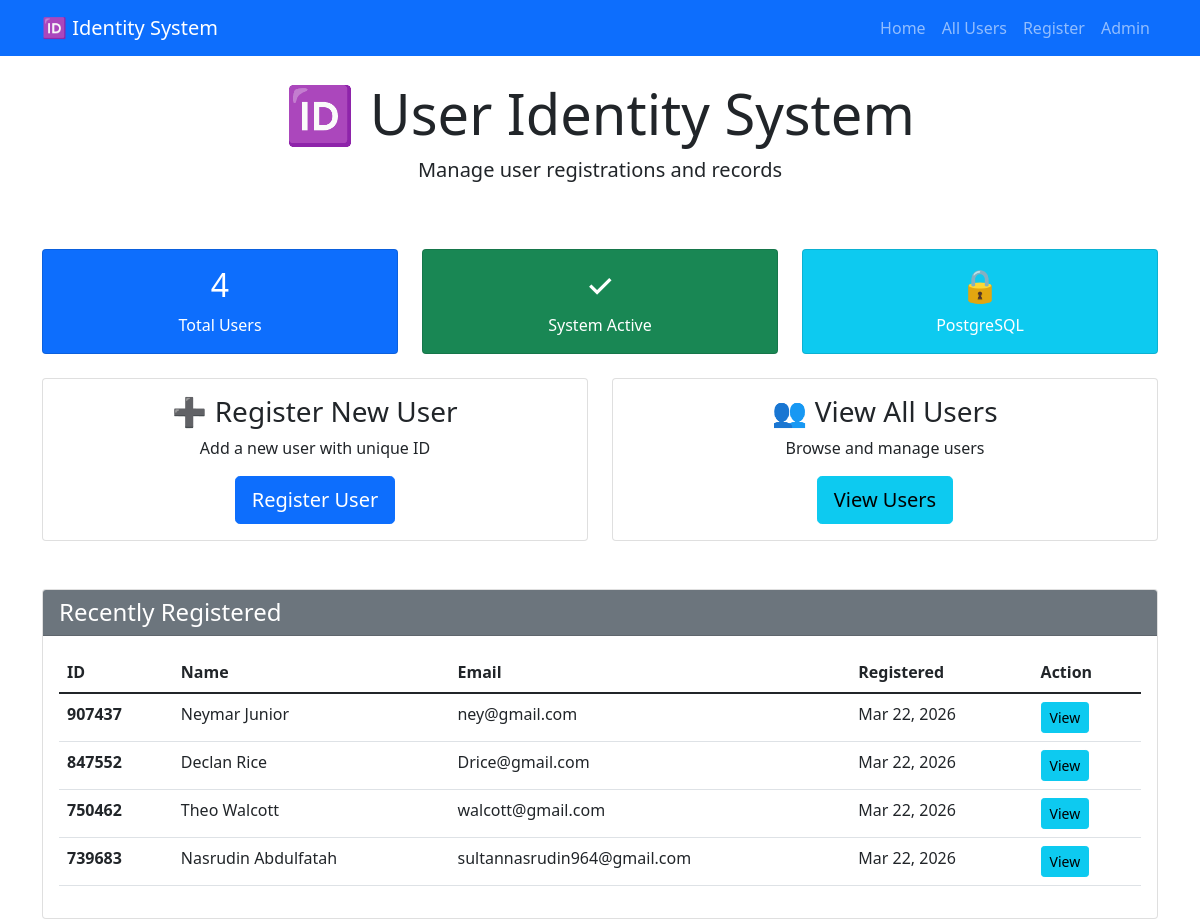
The page / on the database its author committed.
### users/models.py (models this page shows, shortened)
class User(models.Model):
    GENDER_CHOICES = [
        ('M', 'Male'),
        ('F', 'Female'),
        ('O', 'Other'),
    ]
    first_name = models.CharField(max_length=50)
    last_name = models.CharField(max_length=50)
    email = models.EmailField()
    phone_number = models.CharField(max_length=15)  # Changed from 'phone'
    date_of_birth = models.DateField()
    address = models.TextField()
    gender = models.CharField(max_length=10, choices=GENDER_CHOICES)
    photo = models.ImageField(upload_to='photos/', blank=True, null=True)
    unique_hash = models.CharField(max_length=64, unique=True, blank=True)
    user_number = models.IntegerField(unique=True, blank=True, null=True)
    created_at = models.DateTimeField(auto_now_add=True)
    updated_at = models.DateTimeField(auto_now=True)
    @property
    def unique_id(self):
        return str(self.user_number) if self.user_number else ""
    @property
    def full_name(self):
        return f"{self.first_name} {self.last_name}"

### users/views.py (the view)
# urls.py: 2. Add a URL to urlpatterns:  path('', views.home, name='home')
def home(request):
    total_users = User.objects.count()
    recent_users = User.objects.all().order_by('-created_at')[:5]
    context = {
        'total_users': total_users,
        'recent_users': recent_users,
    }
    return render(request, 'users/home.html', context)

### users/templates/users/home.html (shortened to what this page needs)
{% extends "users/base.html" %}
{% block content %}
<div class="row">
    <div class="col-md-12 text-center mb-5">
        <h1 class="display-4">🆔 User Identity System</h1>
        <p class="lead">Manage user registrations and records</p>
    </div>
</div>
<div class="row mb-4">
    <div class="col-md-4">
        <div class="card text-center bg-primary text-white">
            <div class="card-body">
                <h2>{{ total_users }}</h2>
                <p class="mb-0">Total Users</p>
            </div>
        </div>
    </div>
    <div class="col-md-4">
        <div class="card text-center bg-success text-white">
            <div class="card-body">
                <h2>✓</h2>
                <p class="mb-0">System Active</p>
            </div>
        </div>
    </div>
    <div class="col-md-4">
        <div class="card text-center bg-info text-white">
            <div class="card-body">
                <h2>🔒</h2>
                <p class="mb-0">PostgreSQL</p>
            </div>
        </div>
    </div>
</div>
<div class="row mb-5">
    <div class="col-md-6">
        <div class="card h-100">
            <div class="card-body text-center">
                <h3>➕ Register New User</h3>
                <p>Add a new user with unique ID</p>
                <a href="{% url 'register_user' %}" class="btn btn-primary btn-lg">Register User</a>
            </div>
        </div>
    </div>
    <div class="col-md-6">
        <div class="card h-100">
            <div class="card-body text-center">
                <h3>👥 View All Users</h3>
                <p>Browse and manage users</p>
                <a href="{% url 'user_list' %}" class="btn btn-info btn-lg">View Users</a>
            </div>
        </div>
    </div>
</div>
{% if recent_users %}
<div class="row">
    <div class="col-md-12">
        <div class="card">
            <div class="card-header bg-secondary text-white">
                <h4 class="mb-0">Recently Registered</h4>
            </div>
            <div class="card-body">
                <table class="table table-hover">
                    <thead>
                        <tr>
                            <th>ID</th>
                            <th>Name</th>
                            <th>Email</th>
                            <th>Registered</th>
                            <th>Action</th>
                        </tr>
                    </thead>
                    <tbody>
                        {% for user in recent_users %}
                        <tr>
                            <td><strong>{{ user.unique_id }}</strong></td>
                            <td>{{ user.full_name }}</td>
                            <td>{{ user.email }}</td>
                            <td>{{ user.created_at|date:"M d, Y" }}</td>
                            <td>
                                <a href="{% url 'user_detail' user.pk %}" class="btn btn-sm btn-info">View</a>
                            </td>
                        </tr>
                        {% endfor %}
                    </tbody>
                </table>
            </div>
        </div>
    </div>
</div>
{% else %}
<div class="alert alert-info text-center">
    <h4>No Users Yet</h4>
    <p>Start by registering your first user!</p>
    <a href="{% url 'register_user' %}" class="btn btn-primary">Register First User</a>
</div>
{% endif %}
{% endblock %}

### rows shown on the page
User: unique_id "907437", full_name "Neymar Junior", email "ney@gmail.com", created_at "Mar 22, 2026"
User: unique_id "847552", full_name "Declan Rice", email "Drice@gmail.com", created_at "Mar 22, 2026"
User: unique_id "750462", full_name "Theo Walcott", email "walcott@gmail.com", created_at "Mar 22, 2026"
User: unique_id "739683", full_name "Nasrudin Abdulfatah", email "sultannasrudin964@gmail.com", created_at "Mar 22, 2026"

### other values the page prints
{{ total_users }} "4"
